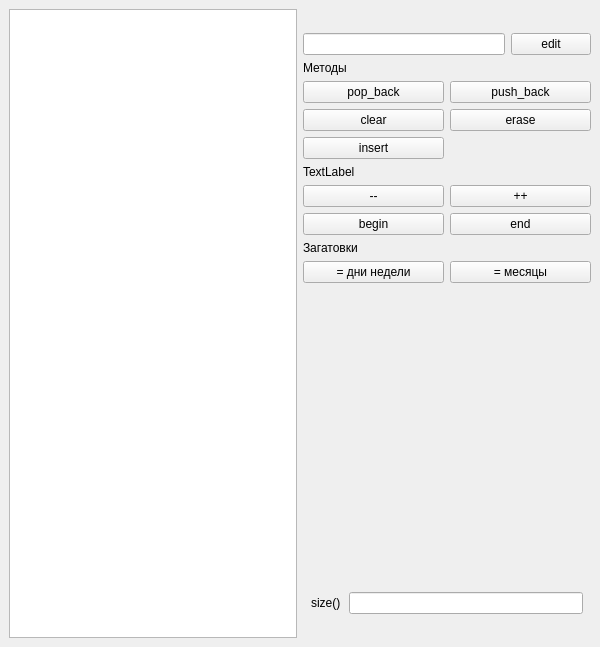
<?xml version="1.0" encoding="UTF-8"?>
<ui version="4.0">
 <class>MainWindow</class>
 <widget class="QMainWindow" name="MainWindow">
  <property name="geometry">
   <rect>
    <x>0</x>
    <y>0</y>
    <width>600</width>
    <height>647</height>
   </rect>
  </property>
  <property name="windowTitle">
   <string>std::vector demo</string>
  </property>
  <widget class="QWidget" name="centralwidget">
   <layout class="QHBoxLayout" name="horizontalLayout_2">
    <item>
     <layout class="QHBoxLayout" name="horizontalLayout" stretch="1,1">
      <item>
       <widget class="QListWidget" name="list_widget"/>
      </item>
      <item>
       <layout class="QVBoxLayout" name="verticalLayout" stretch="0,0,0,0,0,0,0,0,0">
        <property name="topMargin">
         <number>24</number>
        </property>
        <property name="bottomMargin">
         <number>24</number>
        </property>
        <item>
         <layout class="QHBoxLayout" name="horizontalLayout_4" stretch="0,0">
          <item>
           <widget class="QLineEdit" name="txt_elem_content"/>
          </item>
          <item>
           <widget class="QPushButton" name="btn_edit">
            <property name="text">
             <string>edit</string>
            </property>
           </widget>
          </item>
         </layout>
        </item>
        <item>
         <widget class="QLabel" name="lbl_methods">
          <property name="text">
           <string>Методы</string>
          </property>
         </widget>
        </item>
        <item>
         <layout class="QGridLayout" name="gridLayout">
          <item row="1" column="1">
           <widget class="QPushButton" name="btn_erase">
            <property name="text">
             <string>erase</string>
            </property>
           </widget>
          </item>
          <item row="0" column="0">
           <widget class="QPushButton" name="btn_pop">
            <property name="text">
             <string>pop_back</string>
            </property>
           </widget>
          </item>
          <item row="1" column="0">
           <widget class="QPushButton" name="btn_clear">
            <property name="text">
             <string>clear</string>
            </property>
           </widget>
          </item>
          <item row="0" column="1">
           <widget class="QPushButton" name="btn_push">
            <property name="text">
             <string>push_back</string>
            </property>
           </widget>
          </item>
          <item row="2" column="0">
           <widget class="QPushButton" name="btn_insert">
            <property name="text">
             <string>insert</string>
            </property>
           </widget>
          </item>
         </layout>
        </item>
        <item>
         <widget class="QLabel" name="lbl_iter">
          <property name="text">
           <string>TextLabel</string>
          </property>
         </widget>
        </item>
        <item>
         <layout class="QGridLayout" name="gridLayout_3">
          <item row="0" column="0">
           <widget class="QPushButton" name="btn_prev">
            <property name="text">
             <string>--</string>
            </property>
           </widget>
          </item>
          <item row="1" column="0">
           <widget class="QPushButton" name="btn_begin">
            <property name="text">
             <string>begin</string>
            </property>
           </widget>
          </item>
          <item row="0" column="1">
           <widget class="QPushButton" name="btn_next">
            <property name="text">
             <string>++</string>
            </property>
           </widget>
          </item>
          <item row="1" column="1">
           <widget class="QPushButton" name="btn_end">
            <property name="text">
             <string>end</string>
            </property>
           </widget>
          </item>
         </layout>
        </item>
        <item>
         <widget class="QLabel" name="lbl_templates">
          <property name="text">
           <string>Загатовки</string>
          </property>
         </widget>
        </item>
        <item>
         <layout class="QGridLayout" name="gridLayout_2">
          <item row="0" column="0">
           <widget class="QPushButton" name="btn_weekday">
            <property name="text">
             <string>= дни недели</string>
            </property>
           </widget>
          </item>
          <item row="0" column="1">
           <widget class="QPushButton" name="btn_month">
            <property name="text">
             <string>= месяцы</string>
            </property>
           </widget>
          </item>
         </layout>
        </item>
        <item>
         <spacer name="verticalSpacer">
          <property name="orientation">
           <enum>Qt::Orientation::Vertical</enum>
          </property>
          <property name="sizeHint" stdset="0">
           <size>
            <width>20</width>
            <height>40</height>
           </size>
          </property>
         </spacer>
        </item>
        <item>
         <layout class="QHBoxLayout" name="horizontalLayout_3">
          <property name="spacing">
           <number>8</number>
          </property>
          <property name="leftMargin">
           <number>8</number>
          </property>
          <property name="rightMargin">
           <number>8</number>
          </property>
          <item>
           <widget class="QLabel" name="lbl_size">
            <property name="text">
             <string>size()</string>
            </property>
           </widget>
          </item>
          <item>
           <widget class="QLineEdit" name="txt_size"/>
          </item>
         </layout>
        </item>
       </layout>
      </item>
     </layout>
    </item>
   </layout>
  </widget>
 </widget>
 <resources/>
 <connections/>
</ui>
